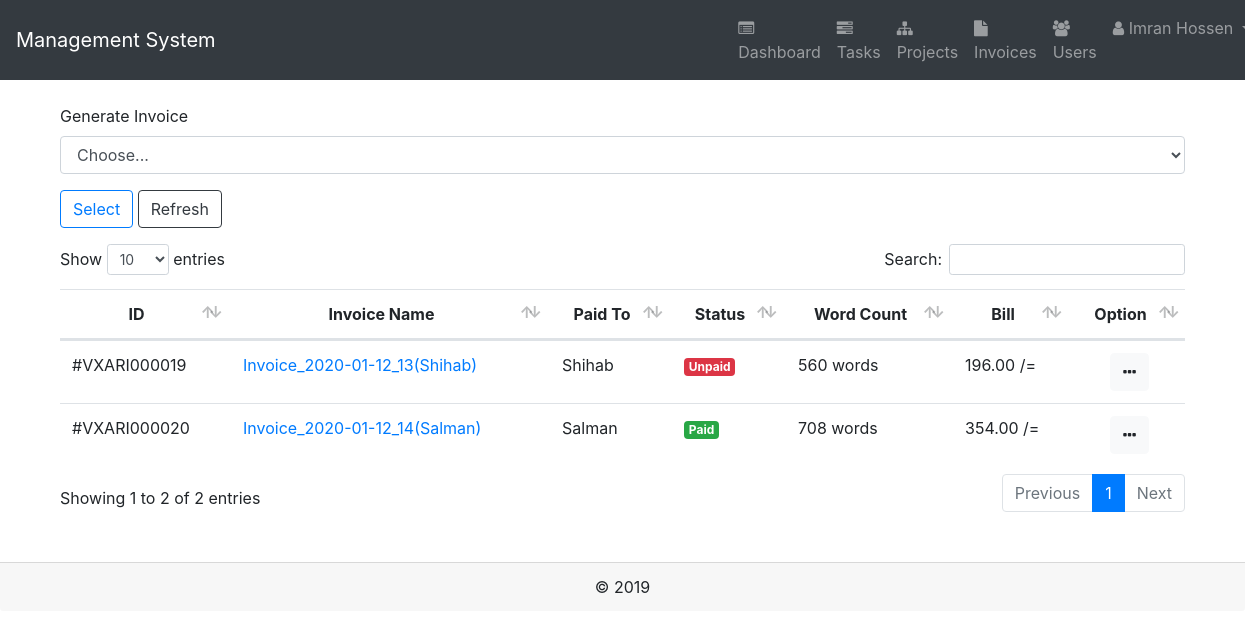
Screenshot of /invoices.php (signed in) with the database file from the repository.
### tables this page shows
CREATE TABLE `invoice` (
  `id` int(255) NOT NULL,
  `name` varchar(255) NOT NULL,
  `paid` int(255) NOT NULL,
  `words` int(255) NOT NULL,
  `paid_to` int(100) NOT NULL,
  `creation_date` timestamp(6) NOT NULL DEFAULT CURRENT_TIMESTAMP(6),
  `paid_date` timestamp(6) NULL DEFAULT NULL,
  `status` int(2) NOT NULL
);

CREATE TABLE `users` (
  `id` int(255) NOT NULL,
  `name` varchar(100) NOT NULL,
  `email` varchar(100) NOT NULL,
  `phone` varchar(20) NOT NULL,
  `address` varchar(255) NOT NULL,
  `payment_method` varchar(255) NOT NULL,
  `payment_account` varchar(255) NOT NULL,
  `rate` int(255) NOT NULL,
  `role` varchar(100) NOT NULL,
  `fb_url` varchar(255) NOT NULL,
  `twitter_url` varchar(255) NOT NULL,
  `instagram_url` varchar(255) NOT NULL,
  `password` varchar(20) NOT NULL,
  `picture` varchar(10000) NOT NULL,
  `quality` int(1) NOT NULL,
  `join_date` timestamp(6) NOT NULL DEFAULT CURRENT_TIMESTAMP(6)
);

### functions/DB.func.php (called while the page is built, shortened)
<?php
function get_user_data($connect,$id){
	$sql = "SELECT * FROM users WHERE id=$id";
	$result = $connect->query($sql);
	if ($result->num_rows > 0) {
		return $result->fetch_assoc();
	}
}
function get_invoices($connect,$status=0){
	if ($status==0) {
	$sql = "SELECT * FROM invoice";
} else {
	$sql = "SELECT * FROM invoice WHERE status=$status";
}
	$result = $connect->query($sql);
		return $result;
}
?>

### invoices.php (the view, shortened to what this page needs)
<?php
include "inc/header.php";
?>
<?php if ($_SESSION['role']==1 || $_SESSION['role']==2) { ?>
	<form method="post" action="invoices.php">
		<div class="form-group">
			<label for="Select User">Generate Invoice</label>
			<select name="user" id="Select User" class="form-control">
				<option value="0" selected>Choose...</option>
				</select>
			</div>
			<div class="form-group">
				<button class="btn btn-outline-primary">Select</button> <a class="btn btn-outline-dark" href="invoices.php">Refresh</a>
			</div>
		</form>
	<?php } ?>
	<?php if (!isset($_POST['user'])) {?>
		<div class="table-responsive m-t-40">
			<table id="invoices" class="table table-hover">
				<thead>
					<tr align="center">
						<th scope="col">ID</th>
						<th scope="col">Invoice Name</th>
						<th scope="col">Paid To</th>
						<th scope="col">Status</th>
						<th scope="col">Word Count</th>
						<th scope="col">Bill</th>
						<?php if ($_SESSION['role']==1 || $_SESSION['role']==2) { ?>
							<th scope="col" align="center">Option</th>
						<?php } ?>
					</tr>
				</thead>
				<tbody>
					<?php
					if ($_SESSION['role']==1 || $_SESSION['role']==2) {
						$result = get_invoices($connect);
					} else {
						$result = get_invoices_by_user($connect,$_SESSION['id']);
					}
					if ($result->num_rows > 0) {
						while ($data = mysqli_fetch_array($result)) { ?>
							<tr>
								<td>#<?php echo "VXARI".str_pad($data['id'], 6, '0', STR_PAD_LEFT); ?></td>
								<td><a target="_blank" href="generate.php?invoice=<?php echo $data['id'];?>"><?php echo $data['name'];?></a></td>
								<td><?php $user = get_user_data($connect,$data['paid_to']); echo $user['name']; ?></td>
								<td><?php if($data['status']==1){echo " <span class='badge badge-success'>Paid";} else {echo " <span class='badge badge-danger'>Unpaid";}?></span></td>
								<td><?php echo $data['words']; ?> words</td>
								<td><?php echo number_format($data['paid'],2); ?> /=</td>
								<td align="center">
									<div class="dropdown">
										<button class="btn btn-light" type="button" id="option" data-toggle="dropdown" aria-haspopup="true" aria-expanded="false"><i class="fa fa-ellipsis-h"></i></button>
									</div>
									</td>
								</tr>
								<?php
							}
						}
						?>
					</tbody>
				</table>
			</div>
		<?php } ?>
		<?php
		include "inc/footer.php";
		?>

### rows the page displays
invoice: id "000019", name "Invoice_2020-01-12_13(Shihab)", users.name "Shihab", status "Unpaid", words "560", paid "196.00"
invoice: id "000020", name "Invoice_2020-01-12_14(Salman)", users.name "Salman", status "Paid", words "708", paid "354.00"

### other values shown
$_SESSION['name'] "Imran Hossen"
